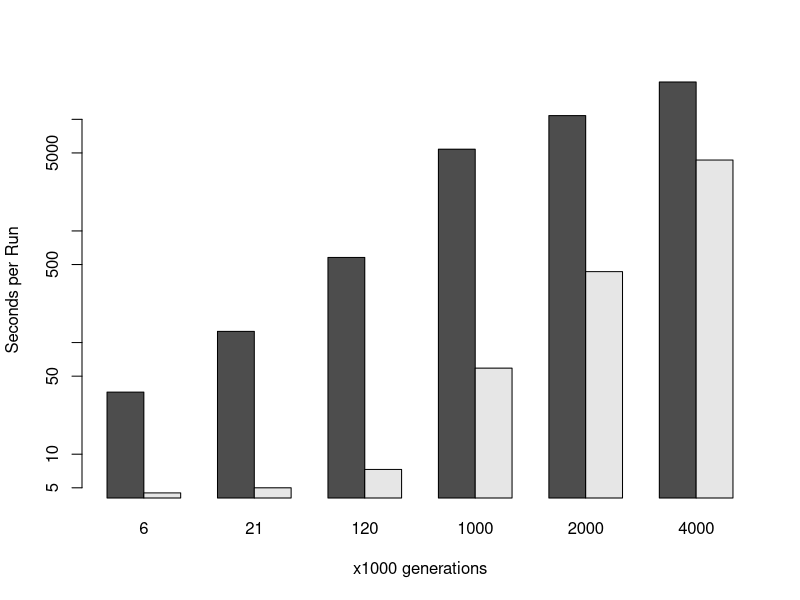
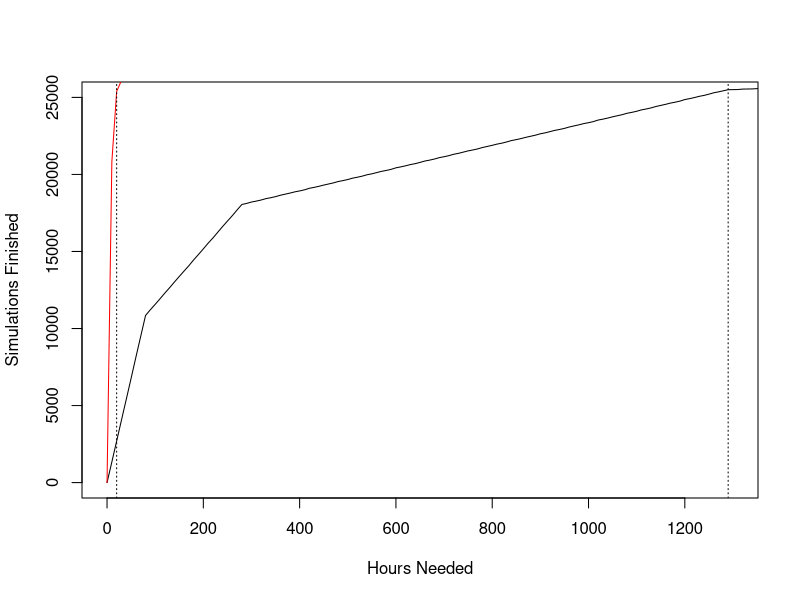

Write the R code that produced these figures, in order.
labels = c(6,21,120,1000,2000,4000)
old = c(36,126,579,5400,5400*2,5400*4)
new = c(4.5,5,7.3,59,432,4320)

x = barplot(rbind(old,new),beside=T,log="y",
        names=labels,xlab="x1000 generations",
        ylab="Seconds per Run")

## calculate simulations finished per hour
hours=(0:4800)
old_h = old/(60*60)
new_h = new/(60*60)

old_per = 1/old_h
new_per = 1/new_h

old_all = old_h*800
new_all = new_h*800

df_o = NULL
df_n = NULL

for(hr in hours){
  row_o = floor(old_per * hr)
  row_n = floor(new_per * hr)
  
  row_o[row_o >=800] = 800
  row_n[row_n >=800] = 800
  
  if(is.null(df_o)) {
    df_o = row_o
    df_n = row_n
  } else {
    df_o = rbind(df_o,row_o)
    df_n = rbind(df_n,row_n)
  }
  
}

colnames(df_o) = labels
rownames(df_o) = hours
head(df_o)

df_o = unique(df_o)
old_completion=rowSums(df_o)
newhours_o = rownames(df_o)


colnames(df_n) = labels
rownames(df_n) = hours
head(df_n)
df_n = unique(df_n)

new_completion=rowSums(df_n)
newhours_n = rownames(df_n)

old_comp_small = rowSums(df_o[,1:3])
new_comp_small = rowSums(df_n[,1:3])

plot(as.numeric(newhours_o)*10,(old_completion)*10,type="l",
     ylab="Simulations Finished",xlim=c(0,1300),
     ylim=c(0,25000),
     xlab="Hours Needed")
points(as.numeric(newhours_n)*10,(new_completion)*10,col="red",type="l")
abline(v=129*10,lty=3)
abline(v=2*10,lty=3)
